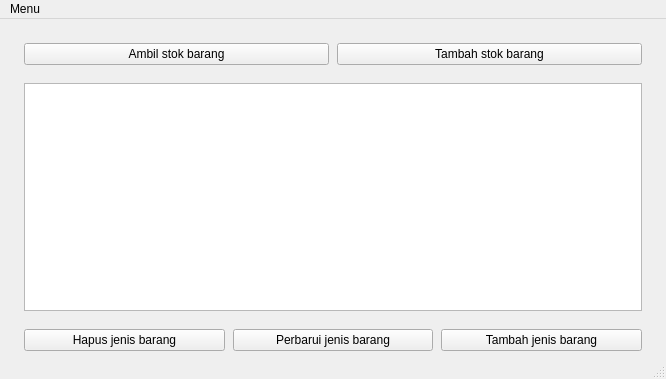
<?xml version="1.0" encoding="UTF-8"?>
<ui version="4.0">
 <class>WindowUtama</class>
 <widget class="QMainWindow" name="WindowUtama">
  <property name="geometry">
   <rect>
    <x>0</x>
    <y>0</y>
    <width>666</width>
    <height>379</height>
   </rect>
  </property>
  <property name="windowTitle">
   <string>#</string>
  </property>
  <widget class="QWidget" name="centralwidget">
   <layout class="QVBoxLayout" name="verticalLayout">
    <property name="leftMargin">
     <number>24</number>
    </property>
    <property name="topMargin">
     <number>24</number>
    </property>
    <property name="rightMargin">
     <number>24</number>
    </property>
    <property name="bottomMargin">
     <number>6</number>
    </property>
    <item>
     <layout class="QHBoxLayout" name="horizontalLayout">
      <property name="spacing">
       <number>8</number>
      </property>
      <item>
       <widget class="QPushButton" name="btnAmbilStok">
        <property name="text">
         <string>Ambil stok barang</string>
        </property>
       </widget>
      </item>
      <item>
       <widget class="QPushButton" name="btnTambahStok">
        <property name="text">
         <string>Tambah stok barang</string>
        </property>
       </widget>
      </item>
     </layout>
    </item>
    <item>
     <spacer name="verticalSpacer_3">
      <property name="orientation">
       <enum>Qt::Vertical</enum>
      </property>
      <property name="sizeType">
       <enum>QSizePolicy::Fixed</enum>
      </property>
      <property name="sizeHint" stdset="0">
       <size>
        <width>20</width>
        <height>12</height>
       </size>
      </property>
     </spacer>
    </item>
    <item>
     <widget class="QTableView" name="tableBarang"/>
    </item>
    <item>
     <spacer name="verticalSpacer_4">
      <property name="orientation">
       <enum>Qt::Vertical</enum>
      </property>
      <property name="sizeType">
       <enum>QSizePolicy::Fixed</enum>
      </property>
      <property name="sizeHint" stdset="0">
       <size>
        <width>20</width>
        <height>12</height>
       </size>
      </property>
     </spacer>
    </item>
    <item>
     <layout class="QHBoxLayout" name="horizontalLayout_2">
      <property name="spacing">
       <number>8</number>
      </property>
      <item>
       <widget class="QPushButton" name="btnHapusBarang">
        <property name="text">
         <string>Hapus jenis barang</string>
        </property>
       </widget>
      </item>
      <item>
       <widget class="QPushButton" name="btnPerbaruiBarang">
        <property name="text">
         <string>Perbarui jenis barang</string>
        </property>
       </widget>
      </item>
      <item>
       <widget class="QPushButton" name="btnTambahBarang">
        <property name="text">
         <string>Tambah jenis barang</string>
        </property>
       </widget>
      </item>
     </layout>
    </item>
   </layout>
  </widget>
  <widget class="QMenuBar" name="menubar">
   <property name="geometry">
    <rect>
     <x>0</x>
     <y>0</y>
     <width>666</width>
     <height>28</height>
    </rect>
   </property>
   <widget class="QMenu" name="menuMenu">
    <property name="title">
     <string>Menu</string>
    </property>
    <addaction name="actRefresh"/>
    <addaction name="actLogout"/>
    <addaction name="separator"/>
    <addaction name="actTentang"/>
   </widget>
   <addaction name="menuMenu"/>
  </widget>
  <widget class="QStatusBar" name="statusbar"/>
  <action name="actRefresh">
   <property name="text">
    <string>Refresh data</string>
   </property>
  </action>
  <action name="actLogout">
   <property name="text">
    <string>Logout</string>
   </property>
  </action>
  <action name="actTentang">
   <property name="text">
    <string>Tentang</string>
   </property>
  </action>
 </widget>
 <resources/>
 <connections/>
</ui>
